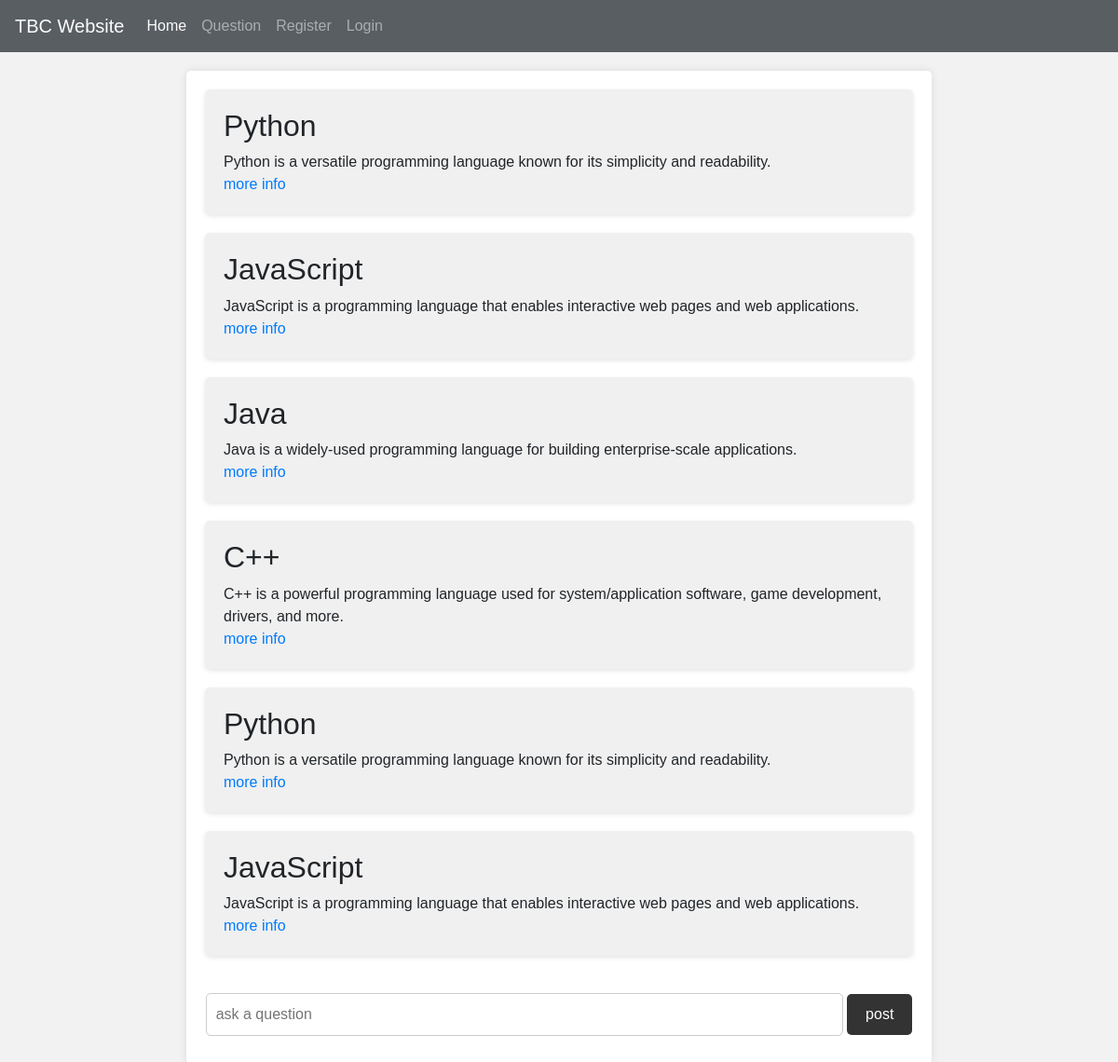
The page / on the database its author committed.
### models.py (models this page shows, shortened)
class Info(db.Model):
    __tablename__ = "infos"
    id = db.Column(db.Integer(), primary_key=True)
    name = db.Column(db.String())
    inf = db.Column(db.String())
    moreinfo = db.Column(db.String())

### routes.py (the view, shortened to what this page needs)
@app.route("/", methods=["GET","POST"])
def index():
 info = Info.query.all()
 form = SearchForm()
 return render_template("index.html", info=info, form=form)

### forms.py
class SearchForm(FlaskForm):
    language = StringField("ask a question")
    find = SubmitField("post")

### templates/index.html (shortened to what this page needs)
{% extends "base.html" %}
{% block content %}
    <div class="container">
      {% for infos in info %}
        <div class="languages">
            <div class="language">
                <h2>{{infos['name']}}</h2>
                <p>{{infos['inf']}}</p>
                <a href="/info/{{infos['id']}}">more info</a>
            </div>
        </div>
      {% endfor %}
       <form method="POST">
        <div class="form-container">
            {{ form.language(class="textarea", placeholder=form.language.label.text)}}
            {{ form.find(class="button",placeholder=form.find.text)}}
        </div>
      </form>
    </div>
{% endblock %}

### templates/base.html (shortened to what this page needs)
<!DOCTYPE html>
<html lang="en">
<head>
  <link href="https://maxcdn.bootstrapcdn.com/bootstrap/4.5.2/css/bootstrap.min.css" rel="stylesheet">
</head>
<body>
 {% include "navbar.html" %}
{%  block content  %}
{% endblock %}
</body>
</html>

### templates/navbar.html (shortened to what this page needs)
<nav class="navbar navbar-expand-lg navbar-dark bg-dark" style="opacity: 0.8">
    <a class="navbar-brand" href="https://www.tbcbank.ge/web/ka">TBC Website</a>
    <div class="collapse navbar-collapse" id="navbarNav">
      <ul class="navbar-nav">
        <li class="nav-item active">
          <a class="nav-link" href="/">Home</a>
        </li>
        <li class="nav-item">
          <a class="nav-link" href="/search">Question</a>
        </li>
        {% if current_user.is_authenticated %}
        <li class="nav-item">
          <a class="nav-link" href="/logout">Log out</a>
        </li>
        {% else %}
        <li class="nav-item">
          <a class="nav-link" href="/new2">Register</a>
        </li>
        <li class="nav-item">
          <a class="nav-link" href="/new1">Login</a>
        </li>
        {% endif %}
        <li class="nav-item">
          <a class="nav-link" href="#">{{ current_user.username }}</a>
        </li>
      </ul>
    </div>
  </nav>

### templates/index.html (style rules this page uses)
body { font-family: Arial, sans-serif; margin: 0; padding: 0; background-color: #f2f2f2; }
.container { max-width: 800px; margin: 20px auto; padding: 20px; background-color: #fff; border-radius: 5px; box-shadow: 0 0 10px rgba(0, 0, 0, 0.1); display: grid; grid-gap: 20px; }
.languages { display: grid; grid-template-columns: repeat(auto-fit, minmax(200px, 1fr)); grid-gap: 20px; }
.language { background-color: #f0f0f0; padding: 20px; border-radius: 5px; box-shadow: 0 2px 5px rgba(0, 0, 0, 0.1); transition: all 0.3s ease; }
.language h2 { margin-top: 0; }
.language p { margin-bottom: 0; }
.form-container { margin-top: 20px; text-align: center; }
.textarea { width: 90%; padding: 10px; margin-bottom: 10px; border-radius: 5px; border: 1px solid #ccc; resize: none; }
.button { padding: 10px 20px; border: none; background-color: #333; color: #fff; border-radius: 5px; cursor: pointer; transition: background-color 0.3s ease; }

### rows shown on the page
Info: name "Python", inf "Python is a versatile programming language known for its simplicity and readability."
Info: name "JavaScript", inf "JavaScript is a programming language that enables interactive web pages and web applications."
Info: name "Java", inf "Java is a widely-used programming language for building enterprise-scale applications."
Info: name "C++", inf "C++ is a powerful programming language used for system/application software, game development, drivers, and more."
Info: name "Python", inf "Python is a versatile programming language known for its simplicity and readability."
Info: name "JavaScript", inf "JavaScript is a programming language that enables interactive web pages and web applications."
